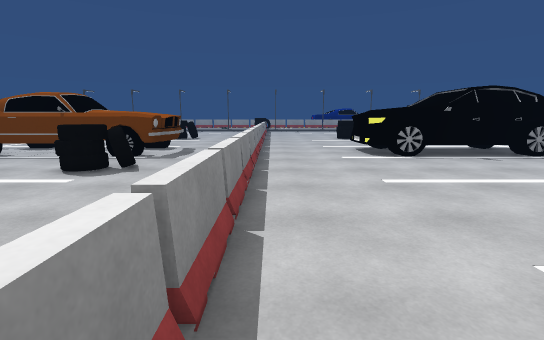
view 1 (above)

17 first-person views from a walk through a scene from a Unity 3-D project. The camera is 1.4 m above the floor, tilts 10° down and sees 85° across. The floor is counted in squares, 1 m on a side. Each view is taken from the middle of a square. On the plan, view 1 faces up. The plan holds only what a view shows up to about 14 squares ahead; the rest is blank. The place goes on beyond the plan. Some animated figures are not drawn. Some surface patterns are stand-ins.

view 2
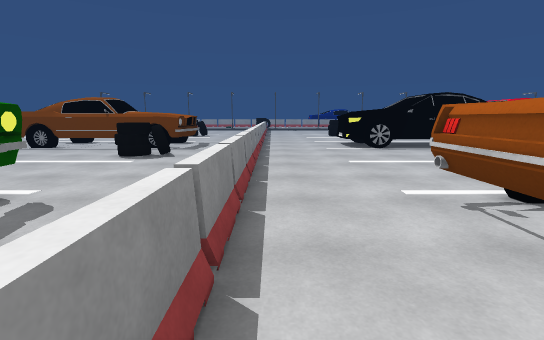

view 3
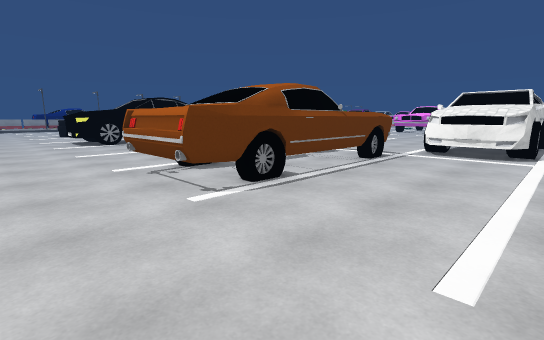

view 4
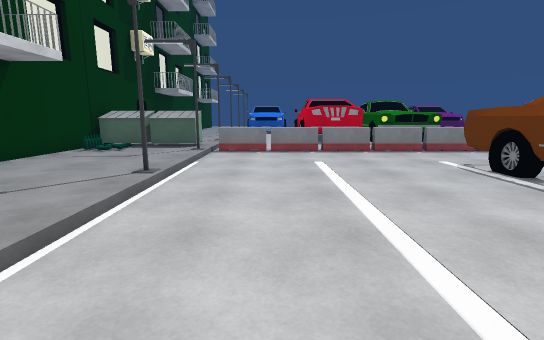

view 5
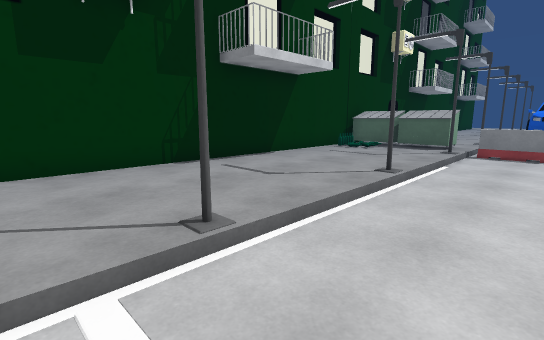

view 6
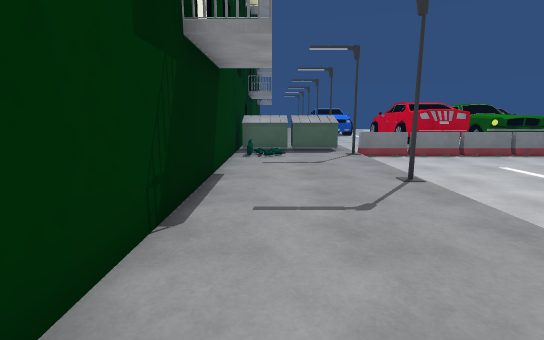

view 7
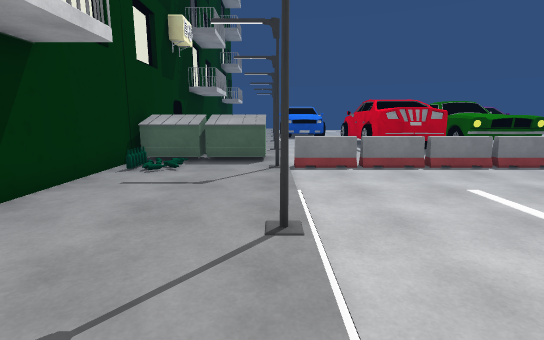

view 8
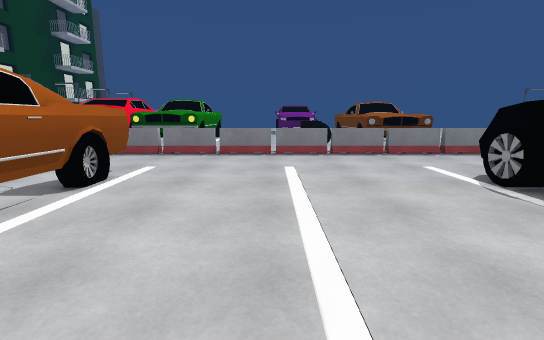

view 9
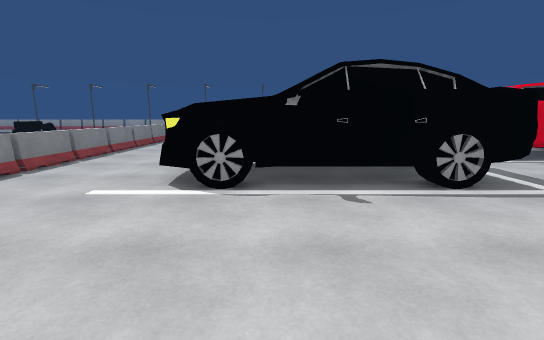

view 10
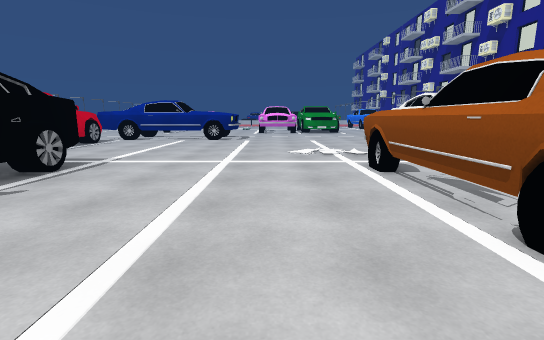

view 11
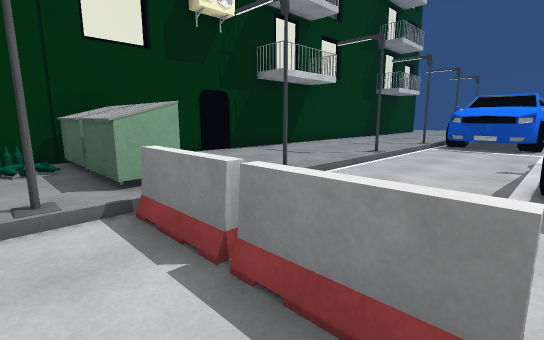

view 12
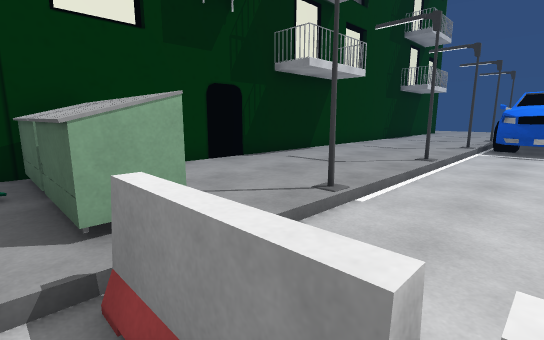

view 13
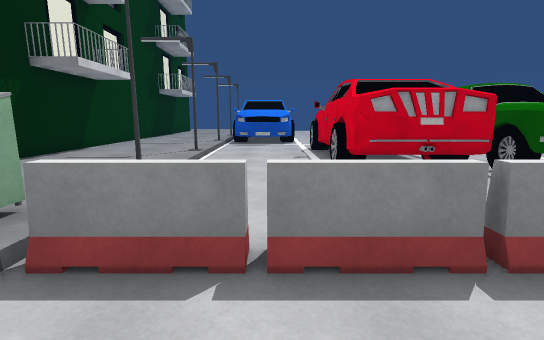

view 14
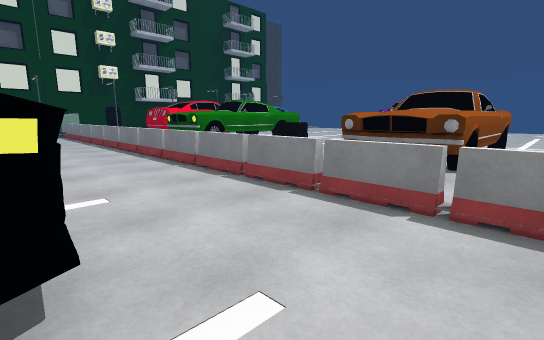

view 15
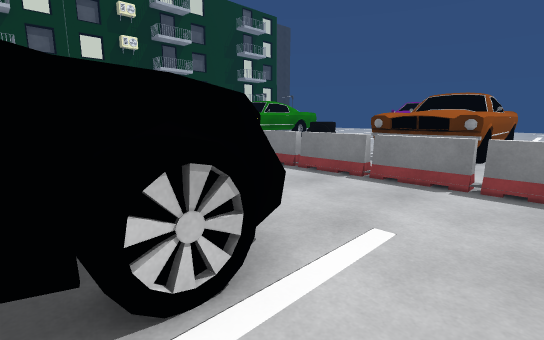

view 16
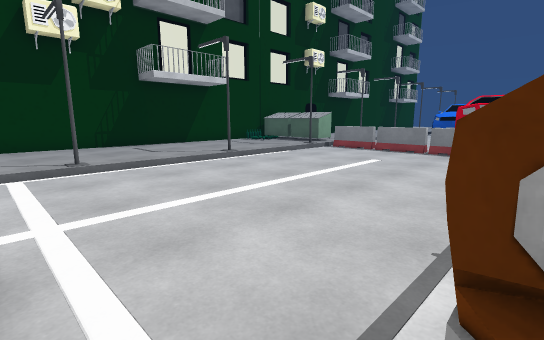

view 17
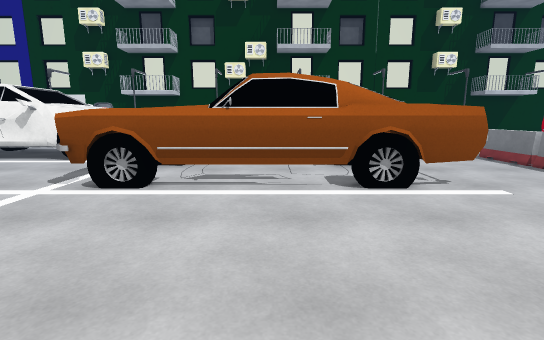

### Floor plan
Key: @ floor where view 1 was taken; # wall or solid block; x gap in a wall; . main floor; : floor 0.25 m higher than the main floor; / step, stairs or slope; = window, fence, low wall or low ledge; ^ raised ledge; O other object.
Columns run from 17 left of view 1 to 12 right of it. Each row starts with its distance up from view 1.
 16                 =..... .
 15               ..=......
 14      #####^^^^..=....^^^
 13           ^^^^. =....^
 12           ^^^^. =....^
 11      #####^^^^. =....^#^#####.
 10       ......... =.............
  9        ......O. =.............
  8         ...OOO. x.............
  7         ....... =.............
  6          ...... x.............
  5          ...... =.............
  4           ..... =.............
  3            .... =.............
  2             ^^. =...#####^^^^.
  1           ^  ^. =...#     ^  .
  0           ^^^^. =@..#        .
 -1            ^^^  =...#####^^^^.
 -2            ##   =............#
 -3             #   x............^
 -4             #   =............^
 -5      ^#^#####...x............#
 -6 #^^#........    =.............
 -7  ^^^............=.............
 -8  ^^^............=.............
 -9  ^^x............x.............
-10  :::::::#::::#::^:#:::#::::#::
-11   :::::::::::::^^:::::::::::::
-12    ::::::::::::^^:::::::::::::
-13     :::::::::::^^//:::::::::::
-14      ::::::::::^^##:::::::::::
-15     ##########################

Positions as (right, up) in squares from view 1, and headings:
1: (0, 0), facing up
2: (0, -3), facing up
3: (0, -6), facing up-right
4: (12, -7), facing left
5: (12, -7), facing down-left
6: (12, -13), facing left
7: (9, -10), facing left
8: (11, 6), facing left
9: (6, 5), facing up
10: (2, 5), facing right
11: (1, -5), facing down-left
12: (0, -7), facing down-left
13: (2, -7), facing left
14: (4, 16), facing down-left
15: (6, 16), facing down-left
16: (12, -1), facing down-left
17: (7, 8), facing down
